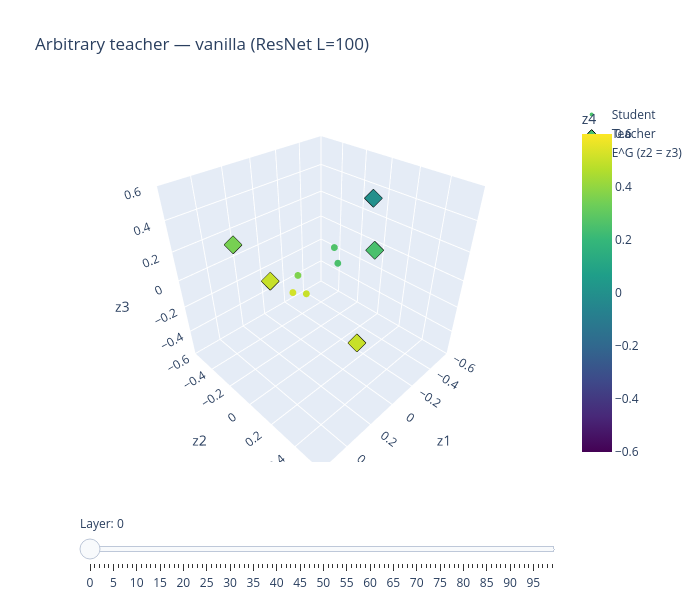

Notebook code for this chart:
### Code cell
fig = plot_particles_3d_resnet(h_vanilla_arb["particles"][-1], teacher_arb2, "Arbitrary teacher — vanilla (ResNet L=100)")

### Figure 1 — Plotly figure (JSON) as saved in the notebook; plotly's stock layout.template omitted (floating-point values rounded to 4 significant figures)
{"data": [{"marker": {"cmax": 0.6, "cmin": -0.6, "color": [0.2514, 0.5197, 0.5005, 0.264, 0.3625], "colorbar": {"title": {"text": "z4"}}, "colorscale": [[0, "#440154"], [0.1111, "#482878"], [0.2222, "#3e4989"], [0.3333, "#31688e"], [0.4444, "#26828e"], [0.5556, "#1f9e89"], [0.6667, "#35b779"], [0.7778, "#6ece58"], [0.8889, "#b5de2b"], [1, "#fde725"]], "size": 4}, "mode": "markers", "name": "Student", "type": "scatter3d", "x": [-0.2504, 0.2119, 0.1996, -0.05375, -0.009456], "y": [-0.0978, -0.01375, 0.08515, 0.05235, -0.2168], "z": [-0.0333, 0.01938, 0.05715, 0.2312, -0.06898]}, {"marker": {"cmax": 0.6, "cmin": -0.6, "color": [0.25, 0.5, 0.0, 0.5, 0.35], "colorscale": [[0, "#440154"], [0.1111, "#482878"], [0.2222, "#3e4989"], [0.3333, "#31688e"], [0.4444, "#26828e"], [0.5556, "#1f9e89"], [0.6667, "#35b779"], [0.7778, "#6ece58"], [0.8889, "#b5de2b"], [1, "#fde725"]], "line": {"color": "black", "width": 1}, "size": 6, "symbol": "diamond"}, "mode": "markers", "name": "Teacher", "type": "scatter3d", "x": [-0.5, 0.25, -0.25, 0.0, 0.35], "y": [0.0, 0.5, 0.15, -0.5, -0.35], "z": [0.0, 0.0, 0.5, -0.25, 0.25]}, {"cmax": 0.6, "cmin": -0.6, "colorscale": [[0, "#440154"], [0.1111, "#482878"], [0.2222, "#3e4989"], [0.3333, "#31688e"], [0.4444, "#26828e"], [0.5556, "#1f9e89"], [0.6667, "#35b779"], [0.7778, "#6ece58"], [0.8889, "#b5de2b"], [1, "#fde725"]], "hoverinfo": "name", "i": [0, 0], "intensity": [-0.6, 0.6, 0.6, -0.6], "j": [1, 2], "k": [2, 3], "name": "E^G (z2 = z3)", "opacity": 0.35, "showlegend": true, "showscale": false, "type": "mesh3d", "x": [-0.6, 0.6, 0.6, -0.6], "y": [-0.6, -0.6, 0.6, 0.6], "z": [-0.6, -0.6, 0.6, 0.6]}], "layout": {"height": 600, "scene": {"xaxis": {"range": [-0.6, 0.6], "title": {"text": "z1"}}, "yaxis": {"range": [-0.6, 0.6], "title": {"text": "z2"}}, "zaxis": {"range": [-0.6, 0.6], "title": {"text": "z3"}}}, "sliders": [{"active": 0, "currentvalue": {"prefix": "Layer: "}, "pad": {"t": 50}, "steps": [{"args": [["0"], {"frame": {"duration": 0, "redraw": true}, "mode": "immediate", "transition": {"duration": 0}}], "label": "0", "method": "animate"}, {"args": [["1"], {"frame": {"duration": 0, "redraw": true}, "mode": "immediate", "transition": {"duration": 0}}], "label": "1", "method": "animate"}, {"args": [["2"], {"frame": {"duration": 0, "redraw": true}, "mode": "immediate", "transition": {"duration": 0}}], "label": "2", "method": "animate"}, {"args": [["3"], {"frame": {"duration": 0, "redraw": true}, "mode": "immediate", "transition": {"duration": 0}}], "label": "3", "method": "animate"}, {"args": [["4"], {"frame": {"duration": 0, "redraw": true}, "mode": "immediate", "transition": {"duration": 0}}], "label": "4", "method": "animate"}, {"args": [["5"], {"frame": {"duration": 0, "redraw": true}, "mode": "immediate", "transition": {"duration": 0}}], "label": "5", "method": "animate"}, {"args": [["6"], {"frame": {"duration": 0, "redraw": true}, "mode": "immediate", "transition": {"duration": 0}}], "label": "6", "method": "animate"}, {"args": [["7"], {"frame": {"duration": 0, "redraw": true}, "mode": "immediate", "transition": {"duration": 0}}], "label": "7", "method": "animate"}, {"args": [["8"], {"frame": {"duration": 0, "redraw": true}, "mode": "immediate", "transition": {"duration": 0}}], "label": "8", "method": "animate"}, {"args": [["9"], {"frame": {"duration": 0, "redraw": true}, "mode": "immediate", "transition": {"duration": 0}}], "label": "9", "method": "animate"}, {"args": [["10"], {"frame": {"duration": 0, "redraw": true}, "mode": "immediate", "transition": {"duration": 0}}], "label": "10", "method": "animate"}, {"args": [["11"], {"frame": {"duration": 0, "redraw": true}, "mode": "immediate", "transition": {"duration": 0}}], "label": "11", "method": "animate"}, {"args": [["12"], {"frame": {"duration": 0, "redraw": true}, "mode": "immediate", "transition": {"duration": 0}}], "label": "12", "method": "animate"}, {"args": [["13"], {"frame": {"duration": 0, "redraw": true}, "mode": "immediate", "transition": {"duration": 0}}], "label": "13", "method": "animate"}, {"args": [["14"], {"frame": {"duration": 0, "redraw": true}, "mode": "immediate", "transition": {"duration": 0}}], "label": "14", "method": "animate"}, {"args": [["15"], {"frame": {"duration": 0, "redraw": true}, "mode": "immediate", "transition": {"duration": 0}}], "label": "15", "method": "animate"}, {"args": [["16"], {"frame": {"duration": 0, "redraw": true}, "mode": "immediate", "transition": {"duration": 0}}], "label": "16", "method": "animate"}, {"args": [["17"], {"frame": {"duration": 0, "redraw": true}, "mode": "immediate", "transition": {"duration": 0}}], "label": "17", "method": "animate"}, {"args": [["18"], {"frame": {"duration": 0, "redraw": true}, "mode": "immediate", "transition": {"duration": 0}}], "label": "18", "method": "animate"}, {"args": [["19"], {"frame": {"duration": 0, "redraw": true}, "mode": "immediate", "transition": {"duration": 0}}], "label": "19", "method": "animate"}, {"args": [["20"], {"frame": {"duration": 0, "redraw": true}, "mode": "immediate", "transition": {"duration": 0}}], "label": "20", "method": "animate"}, {"args": [["21"], {"frame": {"duration": 0, "redraw": true}, "mode": "immediate", "transition": {"duration": 0}}], "label": "21", "method": "animate"}, {"args": [["22"], {"frame": {"duration": 0, "redraw": true}, "mode": "immediate", "transition": {"duration": 0}}], "label": "22", "method": "animate"}, {"args": [["23"], {"frame": {"duration": 0, "redraw": true}, "mode": "immediate", "transition": {"duration": 0}}], "label": "23", "method": "animate"}, {"args": [["24"], {"frame": {"duration": 0, "redraw": true}, "mode": "immediate", "transition": {"duration": 0}}], "label": "24", "method": "animate"}, {"args": [["25"], {"frame": {"duration": 0, "redraw": true}, "mode": "immediate", "transition": {"duration": 0}}], "label": "25", "method": "animate"}, {"args": [["26"], {"frame": {"duration": 0, "redraw": true}, "mode": "immediate", "transition": {"duration": 0}}], "label": "26", "method": "animate"}, {"args": [["27"], {"frame": {"duration": 0, "redraw": true}, "mode": "immediate", "transition": {"duration": 0}}], "label": "27", "method": "animate"}, {"args": [["28"], {"frame": {"duration": 0, "redraw": true}, "mode": "immediate", "transition": {"duration": 0}}], "label": "28", "method": "animate"}, {"args": [["29"], {"frame": {"duration": 0, "redraw": true}, "mode": "immediate", "transition": {"duration": 0}}], "label": "29", "method": "animate"}, {"args": [["30"], {"frame": {"duration": 0, "redraw": true}, "mode": "immediate", "transition": {"duration": 0}}], "label": "30", "method": "animate"}, {"args": [["31"], {"frame": {"duration": 0, "redraw": true}, "mode": "immediate", "transition": {"duration": 0}}], "label": "31", "method": "animate"}, {"args": [["32"], {"frame": {"duration": 0, "redraw": true}, "mode": "immediate", "transition": {"duration": 0}}], "label": "32", "method": "animate"}, {"args": [["33"], {"frame": {"duration": 0, "redraw": true}, "mode": "immediate", "transition": {"duration": 0}}], "label": "33", "method": "animate"}, {"args": [["34"], {"frame": {"duration": 0, "redraw": true}, "mode": "immediate", "transition": {"duration": 0}}], "label": "34", "method": "animate"}, {"args": [["35"], {"frame": {"duration": 0, "redraw": true}, "mode": "immediate", "transition": {"duration": 0}}], "label": "35", "method": "animate"}, {"args": [["36"], {"frame": {"duration": 0, "redraw": true}, "mode": "immediate", "transition": {"duration": 0}}], "label": "36", "method": "animate"}, {"args": [["37"], {"frame": {"duration": 0, "redraw": true}, "mode": "immediate", "transition": {"duration": 0}}], "label": "37", "method": "animate"}, {"args": [["38"], {"frame": {"duration": 0, "redraw": true}, "mode": "immediate", "transition": {"duration": 0}}], "label": "38", "method": "animate"}, {"args": [["39"], {"frame": {"duration": 0, "redraw": true}, "mode": "immediate", "transition": {"duration": 0}}], "label": "39", "method": "animate"}, {"args": [["40"], {"frame": {"duration": 0, "redraw": true}, "mode": "immediate", "transition": {"duration": 0}}], "label": "40", "method": "animate"}, {"args": [["41"], {"frame": {"duration": 0, "redraw": true}, "mode": "immediate", "transition": {"duration": 0}}], "label": "41", "method": "animate"}, {"args": [["42"], {"frame": {"duration": 0, "redraw": true}, "mode": "immediate", "transition": {"duration": 0}}], "label": "42", "method": "animate"}, {"args": [["43"], {"frame": {"duration": 0, "redraw": true}, "mode": "immediate", "transition": {"duration": 0}}], "label": "43", "method": "animate"}, {"args": [["44"], {"frame": {"duration": 0, "redraw": true}, "mode": "immediate", "transition": {"duration": 0}}], "label": "44", "method": "animate"}, {"args": [["45"], {"frame": {"duration": 0, "redraw": true}, "mode": "immediate", "transition": {"duration": 0}}], "label": "45", "method": "animate"}, {"args": [["46"], {"frame": {"duration": 0, "redraw": true}, "mode": "immediate", "transition": {"duration": 0}}], "label": "46", "method": "animate"}, {"args": [["47"], {"frame": {"duration": 0, "redraw": true}, "mode": "immediate", "transition": {"duration": 0}}], "label": "47", "method": "animate"}, {"args": [["48"], {"frame": {"duration": 0, "redraw": true}, "mode": "immediate", "transition": {"duration": 0}}], "label": "48", "method": "animate"}, {"args": [["49"], {"frame": {"duration": 0, "redraw": true}, "mode": "immediate", "transition": {"duration": 0}}], "label": "49", "method": "animate"}, {"args": [["50"], {"frame": {"duration": 0, "redraw": true}, "mode": "immediate", "transition": {"duration": 0}}], "label": "50", "method": "animate"}, {"args": [["51"], {"frame": {"duration": 0, "redraw": true}, "mode": "immediate", "transition": {"duration": 0}}], "label": "51", "method": "animate"}, {"args": [["52"], {"frame": {"duration": 0, "redraw": true}, "mode": "immediate", "transition": {"duration": 0}}], "label": "52", "method": "animate"}, {"args": [["53"], {"frame": {"duration": 0, "redraw": true}, "mode": "immediate", "transition": {"duration": 0}}], "label": "53", "method": "animate"}, {"args": [["54"], {"frame": {"duration": 0, "redraw": true}, "mode": "immediate", "transition": {"duration": 0}}], "label": "54", "method": "animate"}, {"args": [["55"], {"frame": {"duration": 0, "redraw": true}, "mode": "immediate", "transition": {"duration": 0}}], "label": "55", "method": "animate"}, {"args": [["56"], {"frame": {"duration": 0, "redraw": true}, "mode": "immediate", "transition": {"duration": 0}}], "label": "56", "method": "animate"}, {"args": [["57"], {"frame": {"duration": 0, "redraw": true}, "mode": "immediate", "transition": {"duration": 0}}], "label": "57", "method": "animate"}, {"args": [["58"], {"frame": {"duration": 0, "redraw": true}, "mode": "immediate", "transition": {"duration": 0}}], "label": "58", "method": "animate"}, {"args": [["59"], {"frame": {"duration": 0, "redraw": true}, "mode": "immediate", "transition": {"duration": 0}}], "label": "59", "method": "animate"}, {"args": [["60"], {"frame": {"duration": 0, "redraw": true}, "mode": "immediate", "transition": {"duration": 0}}], "label": "60", "method": "animate"}, {"args": [["61"], {"frame": {"duration": 0, "redraw": true}, "mode": "immediate", "transition": {"duration": 0}}], "label": "61", "method": "animate"}, {"args": [["62"], {"frame": {"duration": 0, "redraw": true}, "mode": "immediate", "transition": {"duration": 0}}], "label": "62", "method": "animate"}, {"args": [["63"], {"frame": {"duration": 0, "redraw": true}, "mode": "immediate", "transition": {"duration": 0}}], "label": "63", "method": "animate"}, {"args": [["64"], {"frame": {"duration": 0, "redraw": true}, "mode": "immediate", "transition": {"duration": 0}}], "label": "64", "method": "animate"}, {"args": [["65"], {"frame": {"duration": 0, "redraw": true}, "mode": "immediate", "transition": {"duration": 0}}], "label": "65", "method": "animate"}, {"args": [["66"], {"frame": {"duration": 0, "redraw": true}, "mode": "immediate", "transition": {"duration": 0}}], "label": "66", "method": "animate"}, {"args": [["67"], {"frame": {"duration": 0, "redraw": true}, "mode": "immediate", "transition": {"duration": 0}}], "label": "67", "method": "animate"}, {"args": [["68"], {"frame": {"duration": 0, "redraw": true}, "mode": "immediate", "transition": {"duration": 0}}], "label": "68", "method": "animate"}, {"args": [["69"], {"frame": {"duration": 0, "redraw": true}, "mode": "immediate", "transition": {"duration": 0}}], "label": "69", "method": "animate"}, {"args": [["70"], {"frame": {"duration": 0, "redraw": true}, "mode": "immediate", "transition": {"duration": 0}}], "label": "70", "method": "animate"}, {"args": [["71"], {"frame": {"duration": 0, "redraw": true}, "mode": "immediate", "transition": {"duration": 0}}], "label": "71", "method": "animate"}, {"args": [["72"], {"frame": {"duration": 0, "redraw": true}, "mode": "immediate", "transition": {"duration": 0}}], "label": "72", "method": "animate"}, {"args": [["73"], {"frame": {"duration": 0, "redraw": true}, "mode": "immediate", "transition": {"duration": 0}}], "label": "73", "method": "animate"}, {"args": [["74"], {"frame": {"duration": 0, "redraw": true}, "mode": "immediate", "transition": {"duration": 0}}], "label": "74", "method": "animate"}, {"args": [["75"], {"frame": {"duration": 0, "redraw": true}, "mode": "immediate", "transition": {"duration": 0}}], "label": "75", "method": "animate"}, {"args": [["76"], {"frame": {"duration": 0, "redraw": true}, "mode": "immediate", "transition": {"duration": 0}}], "label": "76", "method": "animate"}, {"args": [["77"], {"frame": {"duration": 0, "redraw": true}, "mode": "immediate", "transition": {"duration": 0}}], "label": "77", "method": "animate"}, {"args": [["78"], {"frame": {"duration": 0, "redraw": true}, "mode": "immediate", "transition": {"duration": 0}}], "label": "78", "method": "animate"}, {"args": [["79"], {"frame": {"duration": 0, "redraw": true}, "mode": "immediate", "transition": {"duration": 0}}], "label": "79", "method": "animate"}, {"args": [["80"], {"frame": {"duration": 0, "redraw": true}, "mode": "immediate", "transition": {"duration": 0}}], "label": "80", "method": "animate"}, {"args": [["81"], {"frame": {"duration": 0, "redraw": true}, "mode": "immediate", "transition": {"duration": 0}}], "label": "81", "method": "animate"}, {"args": [["82"], {"frame": {"duration": 0, "redraw": true}, "mode": "immediate", "transition": {"duration": 0}}], "label": "82", "method": "animate"}, {"args": [["83"], {"frame": {"duration": 0, "redraw": true}, "mode": "immediate", "transition": {"duration": 0}}], "label": "83", "method": "animate"}, {"args": [["84"], {"frame": {"duration": 0, "redraw": true}, "mode": "immediate", "transition": {"duration": 0}}], "label": "84", "method": "animate"}, {"args": [["85"], {"frame": {"duration": 0, "redraw": true}, "mode": "immediate", "transition": {"duration": 0}}], "label": "85", "method": "animate"}, {"args": [["86"], {"frame": {"duration": 0, "redraw": true}, "mode": "immediate", "transition": {"duration": 0}}], "label": "86", "method": "animate"}, {"args": [["87"], {"frame": {"duration": 0, "redraw": true}, "mode": "immediate", "transition": {"duration": 0}}], "label": "87", "method": "animate"}, {"args": [["88"], {"frame": {"duration": 0, "redraw": true}, "mode": "immediate", "transition": {"duration": 0}}], "label": "88", "method": "animate"}, {"args": [["89"], {"frame": {"duration": 0, "redraw": true}, "mode": "immediate", "transition": {"duration": 0}}], "label": "89", "method": "animate"}, {"args": [["90"], {"frame": {"duration": 0, "redraw": true}, "mode": "immediate", "transition": {"duration": 0}}], "label": "90", "method": "animate"}, {"args": [["91"], {"frame": {"duration": 0, "redraw": true}, "mode": "immediate", "transition": {"duration": 0}}], "label": "91", "method": "animate"}, {"args": [["92"], {"frame": {"duration": 0, "redraw": true}, "mode": "immediate", "transition": {"duration": 0}}], "label": "92", "method": "animate"}, {"args": [["93"], {"frame": {"duration": 0, "redraw": true}, "mode": "immediate", "transition": {"duration": 0}}], "label": "93", "method": "animate"}, {"args": [["94"], {"frame": {"duration": 0, "redraw": true}, "mode": "immediate", "transition": {"duration": 0}}], "label": "94", "method": "animate"}, {"args": [["95"], {"frame": {"duration": 0, "redraw": true}, "mode": "immediate", "transition": {"duration": 0}}], "label": "95", "method": "animate"}, {"args": [["96"], {"frame": {"duration": 0, "redraw": true}, "mode": "immediate", "transition": {"duration": 0}}], "label": "96", "method": "animate"}, {"args": [["97"], {"frame": {"duration": 0, "redraw": true}, "mode": "immediate", "transition": {"duration": 0}}], "label": "97", "method": "animate"}, {"args": [["98"], {"frame": {"duration": 0, "redraw": true}, "mode": "immediate", "transition": {"duration": 0}}], "label": "98", "method": "animate"}, {"args": [["99"], {"frame": {"duration": 0, "redraw": true}, "mode": "immediate", "transition": {"duration": 0}}], "label": "99", "method": "animate"}]}], "title": {"text": "Arbitrary teacher — vanilla (ResNet L=100)"}, "width": 700}}
